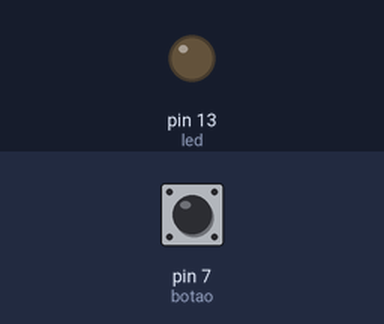
The sketch below on a simulated Arduino Uno, built with avr-gcc and run on an emulated ATmega328P. Shown: output pins drawn as LEDs (lit = HIGH). The inputs (shaded band) are chosen by the test bench; at power-on: pin 7 (botao) LOW. What the sketch prints to the serial monitor is not drawn.

Above: at 1.2 s.
1.3 s: pin 7 (botao) pulled HIGH for 0.15 s
At 1.38 s:
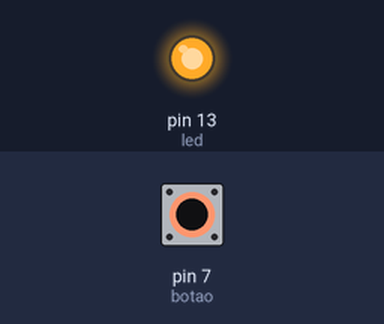
2.9 s: pin 7 (botao) pulled HIGH for 3.2 s
At 7.0 s:
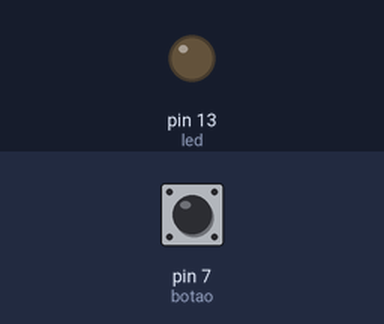
Timing chart, 0 to 8.5 s (numbered marks = the images above; inputs shaded):
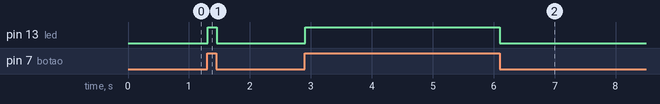

The sketch:

botao_basico.ino
```cpp
const int botao = 7;
const int led = 13;

int leitura_botao = 0;

void setup() {

Serial.begin(9600);

pinMode(botao, INPUT);
pinMode(led, OUTPUT);

}

void loop() {

  leitura_botao = digitalRead(botao);
  Serial.println(leitura_botao);

  if(leitura_botao == 1){

    digitalWrite(led, HIGH);
    //se o botao for pressionado liga o led

  }else{

    digitalWrite(led, LOW);
    //se o botao nao estiver sendo pressionado desliga o led

  }


}
```

Measured:
- after the input at 1.3 s, pin 13 (led): LOW → HIGH at once, → LOW 0.15 s later
- after the input at 2.9 s, pin 13 (led): LOW → HIGH at once, → LOW 3.2 s later
